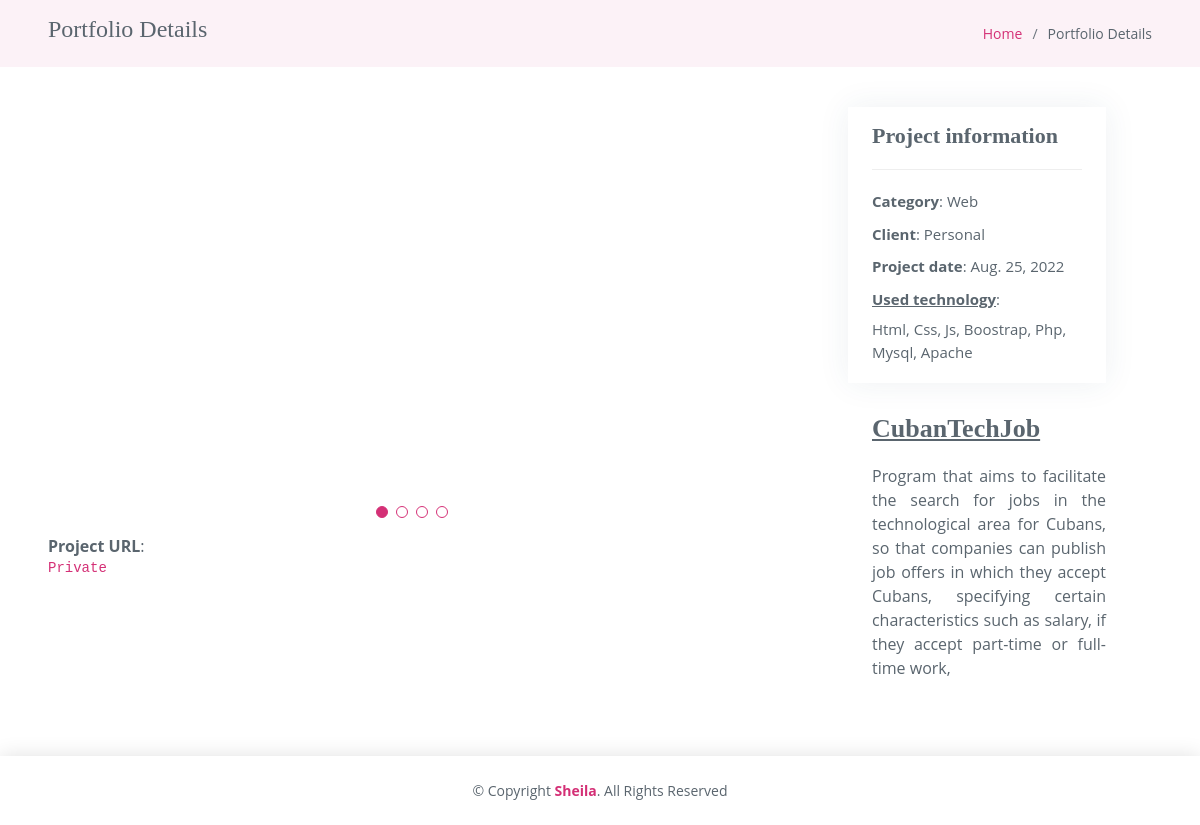
The page /portfolio_detail/2 on the database as committed earlier.
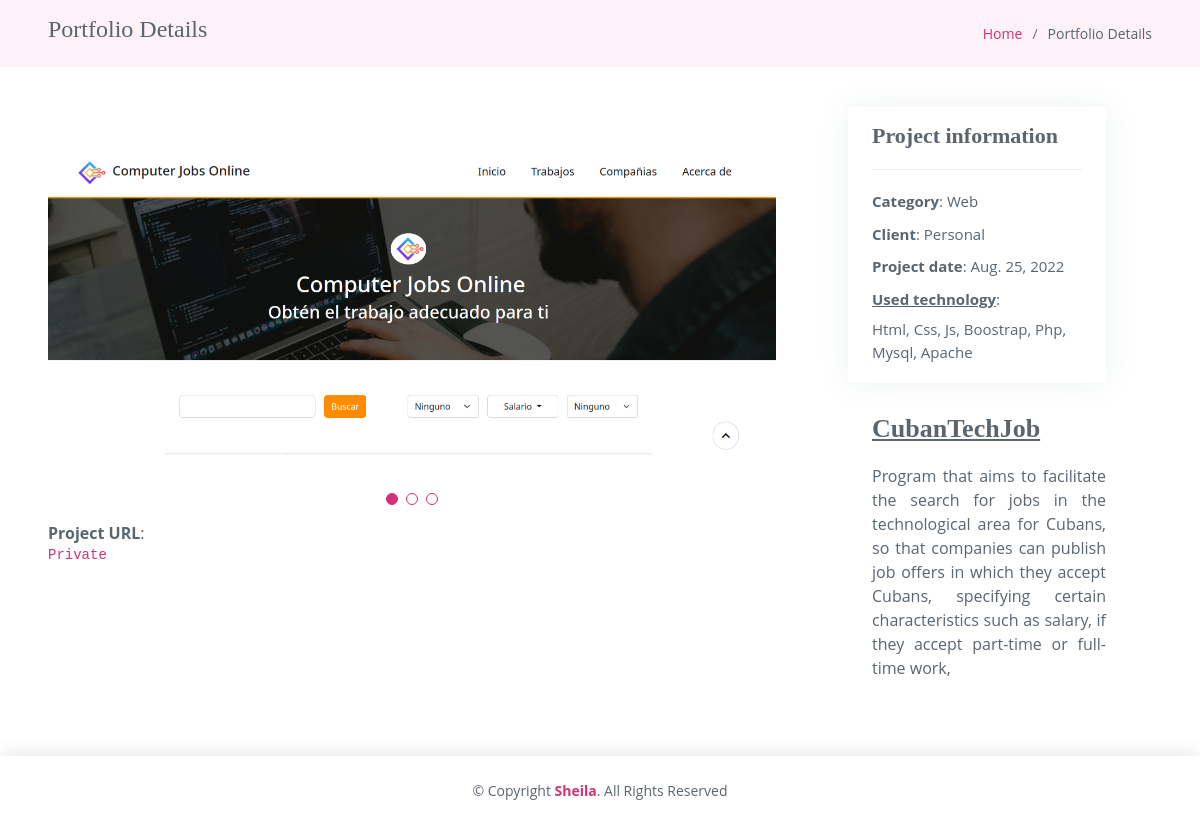
The same page on the database as committed later.
### app/models.py (models this page shows)
class Portafolio(models.Model):
    name = models.CharField(max_length=255)
    client = models.CharField(max_length=255)
    tech = models.CharField(max_length=255)
    category = models.CharField(max_length=255)
    link = models.TextField()
    description = models.TextField()
    date = models.DateField()
    img = models.ImageField(upload_to='project')

### app/views.py (the view)
# urls.py: path('portfolio_detail/<int:id>', views.detailPortfolio, name='detailPortfolio'),
def detailPortfolio(request, id):
    portafolio = Portafolio.objects.all().filter(id=id)
    img = PortafolioIMG.objects.all().filter(portafolio_id=id)
    context = {
        'portafolio': portafolio[0],
        'img': img,
    }
    return render(request, 'portfolio-details.html', context)

### app/templates/portfolio-details.html (shortened to what this page needs)
{% extends 'base.html' %}
{% block content %}
  <main id="main">
    <section class="breadcrumbs">
      <div class="container-fluid px-5">
        <div class="d-flex justify-content-between align-items-center">
          <h2>Portfolio Details</h2>
          <ol>
            <li><a href={% url 'index' %}>Home</a></li>
            <li>Portfolio Details</li>
          </ol>
        </div>
      </div>
    </section>
    <section id="portfolio-details" class="portfolio-details">
      <div class="container-fluid px-5">
        <div class="row gy-4">
          <div class="col-lg-8">
            <div class="portfolio-details-slider swiper">
              <div class="swiper-wrapper align-items-center mt-4">
                <div class="swiper-slide">
                    <img src="{{ portafolio.img.url}}" alt="" >
                </div>
              </div>
              <div class="swiper-pagination"></div>
             {% if portafolio.link != '' %}
                    <li><strong>Project URL</strong>: <br>
                        <pre><a href="https://{{ portafolio.link }}" class="text-break">{{ portafolio.link }}</a></pre>
                    </li>
                {% endif %}
            </div>
          </div>
          <div class="col-lg-3 ms-0 ms-md-5">
            <div class="portfolio-info px-4 pt-3 pb-1">
              <h3>Project information</h3>
              <ul>
                <li><strong>Category</strong>: {{ portafolio.category}} </li>
                <li><strong>Client</strong>: {{ portafolio.client}}</li>
                <li><strong>Project date</strong>: {{ portafolio.date}}</li>
                <li>
                    <strong style="text-decoration: underline">Used technology</strong>:
                    <div class="mt-2 ">{{ portafolio.tech }}</div>
                </li>
              </ul>
            </div>
            <div class="portfolio-description ms-4">
              <h2 style="text-decoration: underline">{{ portafolio.name}}</h2>
              {% if portafolio.description != 'null' %}
                <p style="text-align: justify"> {{ portafolio.description }}</p>
              {% endif %}
            </div>
          </div>
        </div>
      </div>
    </section>
  </main>
{% endblock %}

Rows that differ between the two databases and show on the page:
changed Portafolio "CubanTechJob": img: picture added
